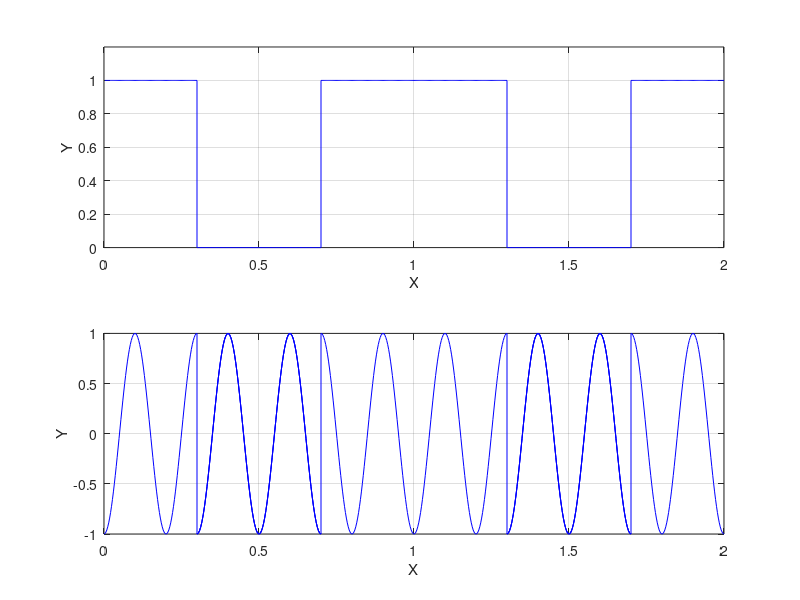

Write MATLAB code to recreate this figure.
clear;
clc;

for x=0:1
t1 = linspace(x,0.3+x,100);
t2 = linspace(0.3+x,0.7+x,100);
t3 = linspace(0.7+x,1+x,100);

y1 = 1./t1.*t1;
y2 = 0.*t2;
y3 = 1./t3.*t3;

t = [t1 t2 t3];
y = [y1 y2 y3];

figure(1);
subplot(211)
plot(t,y,'b');

xlabel('X');
ylabel('Y');

hold on;
grid on;
ylim([0 1.2]);
end


for x=0:1
    t1_c = linspace(x,0.3+x,100);
    t2_c = linspace(0.3+x,0.7+x,100);
    t3_c = linspace(0.7+x,1+x,100);
    
    in1 = find(y);
    in2 = find(y == 0);
    
    y_c2 = cos(2*pi*5*t2_c);
    y_c11 = cos(2*pi*5*t1_c + pi);
    y_c12 = cos(2*pi*5*t3_c + pi);
    
    if y(in2) == 0     
        subplot(212) 
        plot(t2_c,y_c2,'b');
        hold on;
    end
    
    if y(in1) == [y1 y3]
        subplot(212)
        plot([t1_c t2_c],[y_c11 y_c2],'b');
        hold on;
        plot([t2_c t3_c],[y_c2 y_c12],'b');
    end
    
    xlabel('X');
    ylabel('Y');
    
    grid on;
end
